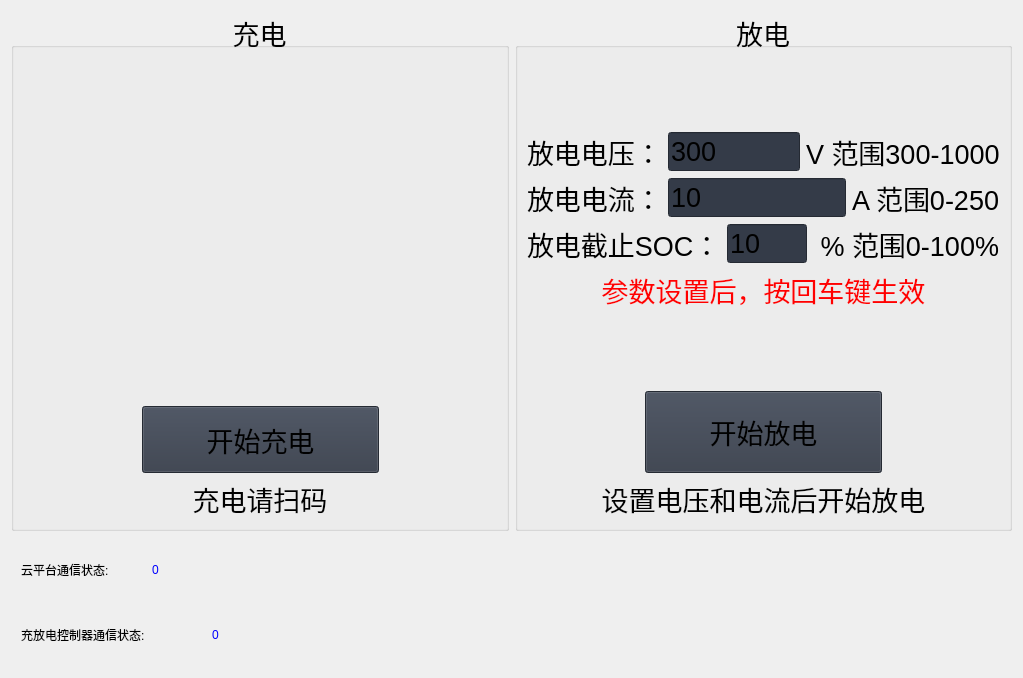
                     <widget class="QWidget" name="home">
                      <property name="styleSheet">
                       <string notr="true">background-position: center;
background-repeat: no-repeat;</string>
                      </property>
                      <layout class="QVBoxLayout" name="verticalLayout_36">
                       <item>
                        <layout class="QVBoxLayout" name="verticalLayout_35">
                         <item>
                          <layout class="QHBoxLayout" name="horizontalLayout_19" stretch="1,1">
                           <item>
                            <widget class="QGroupBox" name="verticalGroupBox_8">
                             <property name="font">
                              <font>
                               <family>Microsoft YaHei UI</family>
                               <pointsize>20</pointsize>
                               <italic>false</italic>
                               <bold>false</bold>
                              </font>
                             </property>
                             <property name="styleSheet">
                              <string notr="true">font: 20pt &quot;Microsoft YaHei UI&quot;;</string>
                             </property>
                             <property name="title">
                              <string>充电</string>
                             </property>
                             <property name="alignment">
                              <set>Qt::AlignCenter</set>
                             </property>
                             <property name="flat">
                              <bool>false</bool>
                             </property>
                             <layout class="QVBoxLayout" name="verticalLayout_32">
                              <item>
                               <layout class="QVBoxLayout" name="verticalLayout_29" stretch="12,2,4,1">
                                <item>
                                 <widget class="QLabel" name="label_4">
                                  <property name="sizePolicy">
                                   <sizepolicy hsizetype="Preferred" vsizetype="Preferred">
                                    <horstretch>0</horstretch>
                                    <verstretch>0</verstretch>
                                   </sizepolicy>
                                  </property>
                                  <property name="minimumSize">
                                   <size>
                                    <width>310</width>
                                    <height>310</height>
                                   </size>
                                  </property>
                                  <property name="maximumSize">
                                   <size>
                                    <width>1500</width>
                                    <height>1500</height>
                                   </size>
                                  </property>
                                  <property name="text">
                                   <string/>
                                  </property>
                                  <property name="pixmap">
                                   <pixmap resource="resources.qrc">:/images/images/images/175213819725034291201-310310.png</pixmap>
                                  </property>
                                  <property name="alignment">
                                   <set>Qt::AlignCenter</set>
                                  </property>
                                 </widget>
                                </item>
                                <item>
                                 <spacer name="verticalSpacer_5">
                                  <property name="orientation">
                                   <enum>Qt::Vertical</enum>
                                  </property>
                                  <property name="sizeHint" stdset="0">
                                   <size>
                                    <width>20</width>
                                    <height>40</height>
                                   </size>
                                  </property>
                                 </spacer>
                                </item>
                                <item>
                                 <layout class="QHBoxLayout" name="horizontalLayout_23" stretch="1,2,1">
                                  <item>
                                   <spacer name="horizontalSpacer_12">
                                    <property name="orientation">
                                     <enum>Qt::Horizontal</enum>
                                    </property>
                                    <property name="sizeHint" stdset="0">
                                     <size>
                                      <width>40</width>
                                      <height>20</height>
                                     </size>
                                    </property>
                                   </spacer>
                                  </item>
                                  <item>
                                   <widget class="QPushButton" name="btn_charge">
                                    <property name="minimumSize">
                                     <size>
                                      <width>180</width>
                                      <height>60</height>
                                     </size>
                                    </property>
                                    <property name="maximumSize">
                                     <size>
                                      <width>1000</width>
                                      <height>1000</height>
                                     </size>
                                    </property>
                                    <property name="layoutDirection">
                                     <enum>Qt::LeftToRight</enum>
                                    </property>
                                    <property name="styleSheet">
                                     <string notr="true">background-color: rgb(52, 59, 72);
font: 20pt &quot;Microsoft YaHei UI&quot;;
alternate-background-color: rgb(255, 255, 255);</string>
                                    </property>
                                    <property name="text">
                                     <string>开始充电</string>
                                    </property>
                                   </widget>
                                  </item>
                                  <item>
                                   <spacer name="horizontalSpacer_11">
                                    <property name="orientation">
                                     <enum>Qt::Horizontal</enum>
                                    </property>
                                    <property name="sizeHint" stdset="0">
                                     <size>
                                      <width>40</width>
                                      <height>20</height>
                                     </size>
                                    </property>
                                   </spacer>
                                  </item>
                                 </layout>
                                </item>
                                <item>
                                 <widget class="QLabel" name="label_100">
                                  <property name="focusPolicy">
                                   <enum>Qt::NoFocus</enum>
                                  </property>
                                  <property name="styleSheet">
                                   <string notr="true">font: 12pt &quot;微软雅黑&quot;;</string>
                                  </property>
                                  <property name="text">
                                   <string>充电请扫码</string>
                                  </property>
                                  <property name="alignment">
                                   <set>Qt::AlignCenter</set>
                                  </property>
                                 </widget>
                                </item>
                               </layout>
                              </item>
                             </layout>
                            </widget>
                           </item>
                           <item>
                            <widget class="QGroupBox" name="verticalGroupBox_9">
                             <property name="font">
                              <font>
                               <family>Microsoft YaHei UI</family>
                               <pointsize>20</pointsize>
                               <italic>false</italic>
                               <bold>false</bold>
                              </font>
                             </property>
                             <property name="styleSheet">
                              <string notr="true">font: 20pt &quot;Microsoft YaHei UI&quot;;</string>
                             </property>
                             <property name="title">
                              <string>放电</string>
                             </property>
                             <property name="alignment">
                              <set>Qt::AlignCenter</set>
                             </property>
                             <property name="flat">
                              <bool>false</bool>
                             </property>
                             <layout class="QVBoxLayout" name="verticalLayout_54">
                              <item>
                               <layout class="QVBoxLayout" name="verticalLayout_53" stretch="16,4,1">
                                <item>
                                 <layout class="QVBoxLayout" name="verticalLayout_33">
                                  <item>
                                   <spacer name="verticalSpacer_7">
                                    <property name="orientation">
                                     <enum>Qt::Vertical</enum>
                                    </property>
                                    <property name="sizeHint" stdset="0">
                                     <size>
                                      <width>20</width>
                                      <height>40</height>
                                     </size>
                                    </property>
                                   </spacer>
                                  </item>
                                  <item>
                                   <layout class="QVBoxLayout" name="verticalLayout_31">
                                    <item>
                                     <layout class="QVBoxLayout" name="verticalLayout_30">
                                      <item>
                                       <layout class="QHBoxLayout" name="horizontalLayout_17">
                                        <item>
                                         <widget class="QLabel" name="label_102">
                                          <property name="focusPolicy">
                                           <enum>Qt::NoFocus</enum>
                                          </property>
                                          <property name="styleSheet">
                                           <string notr="true">font: 20pt &quot;微软雅黑&quot;;</string>
                                          </property>
                                          <property name="text">
                                           <string>放电电压：</string>
                                          </property>
                                         </widget>
                                        </item>
                                        <item>
                                         <widget class="QLineEdit" name="lineEdit">
                                          <property name="minimumSize">
                                           <size>
                                            <width>0</width>
                                            <height>0</height>
                                           </size>
                                          </property>
                                          <property name="styleSheet">
                                           <string notr="true">background-color: rgb(52, 59, 72);
font: 20pt &quot;Microsoft YaHei UI&quot;;</string>
                                          </property>
                                          <property name="inputMethodHints">
                                           <set>Qt::ImhDigitsOnly</set>
                                          </property>
                                          <property name="text">
                                           <string>300</string>
                                          </property>
                                         </widget>
                                        </item>
                                        <item>
                                         <widget class="QLabel" name="label_5">
                                          <property name="text">
                                           <string>V 范围300-1000</string>
                                          </property>
                                         </widget>
                                        </item>
                                       </layout>
                                      </item>
                                      <item>
                                       <layout class="QHBoxLayout" name="horizontalLayout_18">
                                        <item>
                                         <widget class="QLabel" name="label_103">
                                          <property name="focusPolicy">
                                           <enum>Qt::NoFocus</enum>
                                          </property>
                                          <property name="styleSheet">
                                           <string notr="true">font: 20pt &quot;微软雅黑&quot;;</string>
                                          </property>
                                          <property name="text">
                                           <string>放电电流：</string>
                                          </property>
                                         </widget>
                                        </item>
                                        <item>
                                         <widget class="QLineEdit" name="lineEdit_5">
                                          <property name="minimumSize">
                                           <size>
                                            <width>0</width>
                                            <height>0</height>
                                           </size>
                                          </property>
                                          <property name="styleSheet">
                                           <string notr="true">background-color: rgb(52, 59, 72);
font: 20pt &quot;Microsoft YaHei UI&quot;;</string>
                                          </property>
                                          <property name="inputMethodHints">
                                           <set>Qt::ImhDigitsOnly</set>
                                          </property>
                                          <property name="text">
                                           <string>10</string>
                                          </property>
                                         </widget>
                                        </item>
                                        <item>
                                         <widget class="QLabel" name="label_6">
                                          <property name="text">
                                           <string>A 范围0-250</string>
                                          </property>
                                         </widget>
                                        </item>
                                       </layout>
                                      </item>
                                     </layout>
                                    </item>
                                    <item>
                                     <layout class="QHBoxLayout" name="horizontalLayout_72">
                                      <item>
                                       <widget class="QLabel" name="label_105">
                                        <property name="focusPolicy">
                                         <enum>Qt::NoFocus</enum>
                                        </property>
                                        <property name="styleSheet">
                                         <string notr="true">font: 20pt &quot;微软雅黑&quot;;</string>
                                        </property>
                                        <property name="text">
                                         <string>放电截止SOC：</string>
                                        </property>
                                       </widget>
                                      </item>
                                      <item>
                                       <widget class="QLineEdit" name="lineEdit_9">
                                        <property name="minimumSize">
                                         <size>
                                          <width>0</width>
                                          <height>0</height>
                                         </size>
                                        </property>
                                        <property name="styleSheet">
                                         <string notr="true">background-color: rgb(52, 59, 72);
font: 20pt &quot;Microsoft YaHei UI&quot;;</string>
                                        </property>
                                        <property name="inputMethodHints">
                                         <set>Qt::ImhDigitsOnly</set>
                                        </property>
                                        <property name="text">
                                         <string>10</string>
                                        </property>
                                       </widget>
                                      </item>
                                      <item>
                                       <widget class="QLabel" name="label_31">
                                        <property name="text">
                                         <string> % 范围0-100%</string>
                                        </property>
                                       </widget>
                                      </item>
                                     </layout>
                                    </item>
                                   </layout>
                                  </item>
                                  <item>
                                   <widget class="QLabel" name="label_104">
                                    <property name="focusPolicy">
                                     <enum>Qt::NoFocus</enum>
                                    </property>
                                    <property name="styleSheet">
                                     <string notr="true">font: 12pt &quot;微软雅黑&quot;;
color: rgb(255, 0, 0);</string>
                                    </property>
                                    <property name="text">
                                     <string>参数设置后，按回车键生效</string>
                                    </property>
                                    <property name="alignment">
                                     <set>Qt::AlignCenter</set>
                                    </property>
                                   </widget>
                                  </item>
                                  <item>
                                   <spacer name="verticalSpacer_6">
                                    <property name="orientation">
                                     <enum>Qt::Vertical</enum>
                                    </property>
                                    <property name="sizeHint" stdset="0">
                                     <size>
                                      <width>20</width>
                                      <height>40</height>
                                     </size>
                                    </property>
                                   </spacer>
                                  </item>
                                 </layout>
                                </item>
                                <item>
                                 <layout class="QHBoxLayout" name="horizontalLayout_24" stretch="1,2,1">
                                  <item>
                                   <spacer name="horizontalSpacer_14">
                                    <property name="orientation">
                                     <enum>Qt::Horizontal</enum>
                                    </property>
                                    <property name="sizeHint" stdset="0">
                                     <size>
                                      <width>40</width>
                                      <height>20</height>
                                     </size>
                                    </property>
                                   </spacer>
                                  </item>
                                  <item>
                                   <widget class="QPushButton" name="btn_discharge">
                                    <property name="minimumSize">
                                     <size>
                                      <width>180</width>
                                      <height>60</height>
                                     </size>
                                    </property>
                                    <property name="maximumSize">
                                     <size>
                                      <width>1000</width>
                                      <height>1000</height>
                                     </size>
                                    </property>
                                    <property name="layoutDirection">
                                     <enum>Qt::LeftToRight</enum>
                                    </property>
                                    <property name="styleSheet">
                                     <string notr="true">background-color: rgb(52, 59, 72);
font: 20pt &quot;Microsoft YaHei UI&quot;;</string>
                                    </property>
                                    <property name="text">
                                     <string>开始放电</string>
                                    </property>
                                    <property name="autoDefault">
                                     <bool>false</bool>
                                    </property>
                                   </widget>
                                  </item>
                                  <item>
                                   <spacer name="horizontalSpacer_13">
                                    <property name="orientation">
                                     <enum>Qt::Horizontal</enum>
                                    </property>
                                    <property name="sizeHint" stdset="0">
                                     <size>
                                      <width>40</width>
                                      <height>20</height>
                                     </size>
                                    </property>
                                   </spacer>
                                  </item>
                                 </layout>
                                </item>
                                <item>
                                 <widget class="QLabel" name="label_101">
                                  <property name="focusPolicy">
                                   <enum>Qt::NoFocus</enum>
                                  </property>
                                  <property name="styleSheet">
                                   <string notr="true">font: 12pt &quot;微软雅黑&quot;;</string>
                                  </property>
                                  <property name="text">
                                   <string>设置电压和电流后开始放电</string>
                                  </property>
                                  <property name="alignment">
                                   <set>Qt::AlignCenter</set>
                                  </property>
                                 </widget>
                                </item>
                               </layout>
                              </item>
                             </layout>
                            </widget>
                           </item>
                          </layout>
                         </item>
                         <item>
                          <layout class="QHBoxLayout" name="horizontalLayout_22" stretch="10,20,8">
                           <property name="spacing">
                            <number>0</number>
                           </property>
                           <property name="leftMargin">
                            <number>10</number>
                           </property>
                           <item>
                            <layout class="QVBoxLayout" name="verticalLayout_34">
                             <item>
                              <layout class="QHBoxLayout" name="horizontalLayout_20">
                               <item>
                                <widget class="QLabel" name="label_96">
                                 <property name="focusPolicy">
                                  <enum>Qt::NoFocus</enum>
                                 </property>
                                 <property name="styleSheet">
                                  <string notr="true">font: 16pt &quot;微软雅黑&quot;;</string>
                                 </property>
                                 <property name="text">
                                  <string>云平台通信状态:</string>
                                 </property>
                                </widget>
                               </item>
                               <item>
                                <widget class="QLabel" name="label_97">
                                 <property name="focusPolicy">
                                  <enum>Qt::NoFocus</enum>
                                 </property>
                                 <property name="styleSheet">
                                  <string notr="true">font: 16pt &quot;微软雅黑&quot;;
color: rgb(0, 0, 255);</string>
                                 </property>
                                 <property name="text">
                                  <string>0</string>
                                 </property>
                                 <property name="alignment">
                                  <set>Qt::AlignLeading|Qt::AlignLeft|Qt::AlignVCenter</set>
                                 </property>
                                </widget>
                               </item>
                              </layout>
                             </item>
                             <item>
                              <layout class="QHBoxLayout" name="horizontalLayout_21" stretch="11,4">
                               <item>
                                <widget class="QLabel" name="label_98">
                                 <property name="focusPolicy">
                                  <enum>Qt::NoFocus</enum>
                                 </property>
                                 <property name="styleSheet">
                                  <string notr="true">font: 16pt &quot;微软雅黑&quot;;</string>
                                 </property>
                                 <property name="text">
                                  <string>充放电控制器通信状态:</string>
                                 </property>
                                </widget>
                               </item>
                               <item>
                                <widget class="QLabel" name="label_99">
                                 <property name="focusPolicy">
                                  <enum>Qt::NoFocus</enum>
                                 </property>
                                 <property name="styleSheet">
                                  <string notr="true">font: 16pt &quot;微软雅黑&quot;;
color: rgb(0, 0, 255);</string>
                                 </property>
                                 <property name="text">
                                  <string>0</string>
                                 </property>
                                 <property name="alignment">
                                  <set>Qt::AlignLeading|Qt::AlignLeft|Qt::AlignVCenter</set>
                                 </property>
                                </widget>
                               </item>
                              </layout>
                             </item>
                            </layout>
                           </item>
                           <item>
                            <spacer name="horizontalSpacer_7">
                             <property name="orientation">
                              <enum>Qt::Horizontal</enum>
                             </property>
                             <property name="sizeHint" stdset="0">
                              <size>
                               <width>40</width>
                               <height>20</height>
                              </size>
                             </property>
                            </spacer>
                           </item>
                           <item>
                            <widget class="QLabel" name="label_3">
                             <property name="minimumSize">
                              <size>
                               <width>130</width>
                               <height>130</height>
                              </size>
                             </property>
                             <property name="maximumSize">
                              <size>
                               <width>300</width>
                               <height>300</height>
                              </size>
                             </property>
                             <property name="text">
                              <string/>
                             </property>
                             <property name="pixmap">
                              <pixmap resource="resources.qrc">:/images/images/images/weixin-130130.png</pixmap>
                             </property>
                             <property name="alignment">
                              <set>Qt::AlignCenter</set>
                             </property>
                            </widget>
                           </item>
                          </layout>
                         </item>
                        </layout>
                       </item>
                      </layout>
                     </widget>
